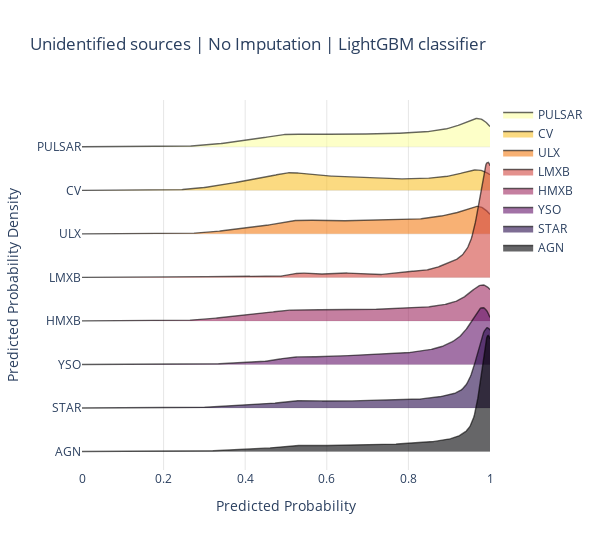

Source (notebook cell):
### Code cell
from numpy.random import normal
from ridgeplot import ridgeplot
cl = classes[::-1]
#cl.remove('LMXB')
sample = [u_df[u_df['class']==c]['prob'] for c in cl]
fig = ridgeplot(
    samples=sample,
    kde_points=np.linspace(0, 1, 500),
    colorscale="inferno",
    colormode="index",
    coloralpha=0.6,
    labels=cl,
    spacing = 3 / 8,
    xpad=0
)
fig.update_layout(
    title="Unidentified sources | No Imputation | LightGBM classifier",
    height=550,
    width=600,
    plot_bgcolor="rgba(255, 255, 255, 0.0)",
    xaxis_gridcolor="rgba(0, 0, 0, 0.1)",
    yaxis_gridcolor="rgba(0, 0, 0, 0.1)",
    xaxis_title="Predicted Probability",
    yaxis_title="Predicted Probability Density",
)

#fig.save('temp.png')
#fig.write_image('temp_res_comp/unid_prob_dist/lightGBM_none.jpg')
fig.show()

### Figure 1 — Plotly figure (JSON) as saved in the notebook; plotly's stock layout.template omitted (floating-point values rounded to 4 significant figures; data arrays with more than 128 entries replaced by an {"elided": "..."} marker saying what was removed)
{"data": [{"line": {"color": "rgba(0,0,0,0)", "width": 0}, "showlegend": false, "type": "scatter", "x": {"elided": "500 float values"}, "y": {"elided": "500 int values"}}, {"fill": "tonexty", "fillcolor": "rgba(252, 255, 164, 0.6)", "line": {"color": "rgba(0,0,0,0.6)", "width": 1.4}, "mode": "lines", "name": "PULSAR", "type": "scatter", "x": {"elided": "500 float values"}, "y": {"elided": "500 float values"}}, {"line": {"color": "rgba(0,0,0,0)", "width": 0}, "showlegend": false, "type": "scatter", "x": {"elided": "500 float values"}, "y": {"elided": "500 float values"}}, {"fill": "tonexty", "fillcolor": "rgba(248.14285714285714, 193.57142857142858, 45.28571428571429, 0.6)", "line": {"color": "rgba(0,0,0,0.6)", "width": 1.4}, "mode": "lines", "name": "CV", "type": "scatter", "x": {"elided": "500 float values"}, "y": {"elided": "500 float values"}}, {"line": {"color": "rgba(0,0,0,0)", "width": 0}, "showlegend": false, "type": "scatter", "x": {"elided": "500 float values"}, "y": {"elided": "500 float values"}}, {"fill": "tonexty", "fillcolor": "rgba(243.0, 126.42857142857146, 23.714285714285694, 0.6)", "line": {"color": "rgba(0,0,0,0.6)", "width": 1.4}, "mode": "lines", "name": "ULX", "type": "scatter", "x": {"elided": "500 float values"}, "y": {"elided": "500 float values"}}, {"line": {"color": "rgba(0,0,0,0)", "width": 0}, "showlegend": false, "type": "scatter", "x": {"elided": "500 float values"}, "y": {"elided": "500 float values"}}, {"fill": "tonexty", "fillcolor": "rgba(211.28571428571428, 73.28571428571426, 65.2857142857143, 0.6)", "line": {"color": "rgba(0,0,0,0.6)", "width": 1.4}, "mode": "lines", "name": "LMXB", "type": "scatter", "x": {"elided": "500 float values"}, "y": {"elided": "500 float values"}}, {"line": {"color": "rgba(0,0,0,0)", "width": 0}, "showlegend": false, "type": "scatter", "x": {"elided": "500 float values"}, "y": {"elided": "500 float values"}}, {"fill": "tonexty", "fillcolor": "rgba(158.57142857142856, 41.714285714285715, 97.85714285714286, 0.6)", "line": {"color": "rgba(0,0,0,0.6)", "width": 1.4}, "mode": "lines", "name": "HMXB", "type": "scatter", "x": {"elided": "500 float values"}, "y": {"elided": "500 float values"}}, {"line": {"color": "rgba(0,0,0,0)", "width": 0}, "showlegend": false, "type": "scatter", "x": {"elided": "500 float values"}, "y": {"elided": "500 float values"}}, {"fill": "tonexty", "fillcolor": "rgba(100.28571428571428, 21.142857142857142, 108.14285714285714, 0.6)", "line": {"color": "rgba(0,0,0,0.6)", "width": 1.4}, "mode": "lines", "name": "YSO", "type": "scatter", "x": {"elided": "500 float values"}, "y": {"elided": "500 float values"}}, {"line": {"color": "rgba(0,0,0,0)", "width": 0}, "showlegend": false, "type": "scatter", "x": {"elided": "500 float values"}, "y": {"elided": "500 float values"}}, {"fill": "tonexty", "fillcolor": "rgba(40.42857142857143, 12.0, 77.0, 0.6)", "line": {"color": "rgba(0,0,0,0.6)", "width": 1.4}, "mode": "lines", "name": "STAR", "type": "scatter", "x": {"elided": "500 float values"}, "y": {"elided": "500 float values"}}, {"line": {"color": "rgba(0,0,0,0)", "width": 0}, "showlegend": false, "type": "scatter", "x": {"elided": "500 float values"}, "y": {"elided": "500 float values"}}, {"fill": "tonexty", "fillcolor": "rgba(0, 0, 4, 0.6)", "line": {"color": "rgba(0,0,0,0.6)", "width": 1.4}, "mode": "lines", "name": "AGN", "type": "scatter", "x": {"elided": "500 float values"}, "y": {"elided": "500 float values"}}], "layout": {"height": 550, "hovermode": false, "legend": {"traceorder": "normal"}, "plot_bgcolor": "rgba(255, 255, 255, 0.0)", "title": {"text": "Unidentified sources | No Imputation | LightGBM classifier"}, "width": 600, "xaxis": {"gridcolor": "rgba(0, 0, 0, 0.1)", "range": [0, 1], "showgrid": true, "showticklabels": true, "title": {"text": "Predicted Probability"}, "zeroline": false}, "yaxis": {"gridcolor": "rgba(0, 0, 0, 0.1)", "showgrid": true, "showticklabels": true, "ticktext": ["PULSAR", "CV", "ULX", "LMXB", "HMXB", "YSO", "STAR", "AGN"], "tickvals": [0, -4.488, -8.976, -13.46, -17.95, -22.44, -26.93, -31.42], "title": {"text": "Predicted Probability Density"}, "zeroline": false}}}
